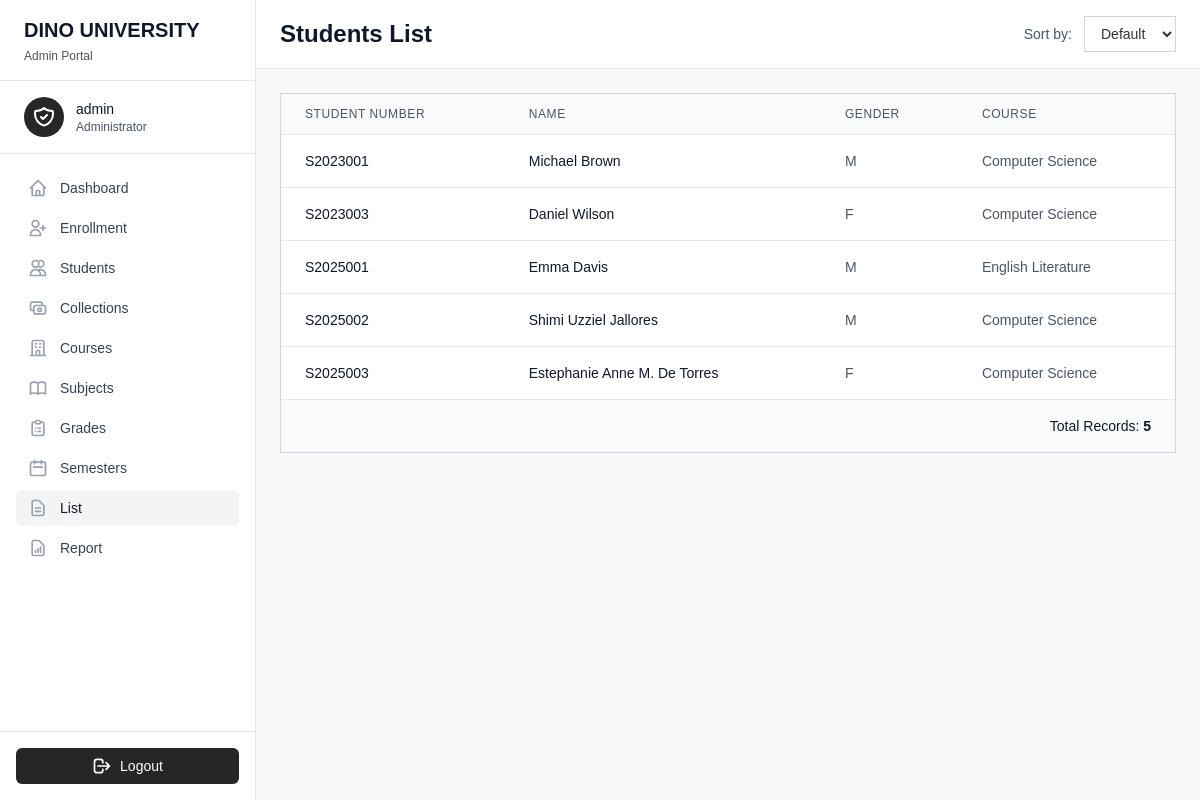
Screenshot of /list.php (signed in) with the database file from the repository.
### tables this page shows
CREATE TABLE IF NOT EXISTS `students` (
  `student_id` int NOT NULL AUTO_INCREMENT,
  `student_number` varchar(50) NOT NULL DEFAULT '0',
  `name` varchar(100) NOT NULL DEFAULT '0',
  `gender` varchar(10) NOT NULL DEFAULT 'Male',
  `course_id` int NOT NULL DEFAULT '0',
  PRIMARY KEY (`student_id`),
  KEY `FK_students_courses` (`course_id`),
  CONSTRAINT `FK_students_courses` FOREIGN KEY (`course_id`) REFERENCES `courses` (`course_id`) ON DELETE CASCADE ON UPDATE CASCADE
);

CREATE TABLE IF NOT EXISTS `courses` (
  `course_id` int NOT NULL AUTO_INCREMENT,
  `code` varchar(50) DEFAULT NULL,
  `name` varchar(100) DEFAULT NULL,
  PRIMARY KEY (`course_id`)
);

### list.php (the view, shortened to what this page needs)
<?php
require('partials/head.php');
$query = "
    select s.student_id, s.student_number, s.name as student_name, s.gender, c.name as course_name
    from students s
    join courses c on s.course_id = c.course_id
";
$stmt = $connection->prepare($query);
$stmt->execute();
$students = $stmt->fetchAll();
?>
<body class="bg-gray-50" x-data="{ sidebarOpen: false }">
    <?php require('partials/admin_sidebar.php'); ?>
    <div class="flex-1 lg:ml-64">
        <div class="bg-white border-b border-gray-200 px-6 py-4">
            <div class="flex items-center justify-between">
                <div class="flex items-center space-x-4">
                    <h1 class="text-2xl font-extrabold text-gray-900">Students List</h1>
                </div>
                <div class="flex items-center space-x-3">
                    <label class="text-sm text-gray-600">Sort by:</label>
                    <select name="sort"
                        @change="window.location.href = `list.php?sort=${$event.target.value}`"
                        class="px-3 py-2 border border-gray-300 bg-white focus:ring-neutral-800 focus:border-neutral-800 text-sm">
                        <option value="">Default</option>
                    </select>
                </div>
            </div>
        </div>
        <div class="p-6">
            <div class="bg-white border border-gray-300">
                <div class="overflow-x-auto">
                    <table class="w-full">
                        <thead class="bg-gray-50 border-b border-gray-200">
                            <tr>
                                <th class="px-6 py-3 text-left text-xs font-medium text-gray-600 uppercase tracking-wider">Student Number</th>
                                <th class="px-6 py-3 text-left text-xs font-medium text-gray-600 uppercase tracking-wider">Name</th>
                                <th class="px-6 py-3 text-left text-xs font-medium text-gray-600 uppercase tracking-wider">Gender</th>
                                <th class="px-6 py-3 text-left text-xs font-medium text-gray-600 uppercase tracking-wider">Course</th>
                            </tr>
                        </thead>
                        <tbody class="divide-y divide-gray-200">
                            <?php if (empty($students)) : ?>
                                <tr>
                                    <td colspan="4" class="px-6 py-12 text-center text-gray-500">
                                        <svg class="w-12 h-12 mx-auto mb-2 text-gray-400" fill="none" stroke="currentColor" viewBox="0 0 24 24">
                                            <path stroke-linecap="round" stroke-linejoin="round" stroke-width="2" d="M12 4.354a4 4 0 110 5.292M15 21H3v-1a6 6 0 0112 0v1zm0 0h6v-1a6 6 0 00-9-5.197M13 7a4 4 0 11-8 0 4 4 0 018 0z"></path>
                                        </svg>
                                        <p class="text-sm">No students found.</p>
                                    </td>
                                </tr>
                            <?php else : ?>
                                <?php foreach ($students as $student) : ?>
                                    <tr class="hover:bg-gray-50">
                                        <td class="px-6 py-4 text-sm font-medium text-gray-900"><?= htmlspecialchars($student['student_number']) ?></td>
                                        <td class="px-6 py-4 text-sm text-gray-900"><?= htmlspecialchars($student['student_name']) ?></td>
                                        <td class="px-6 py-4 text-sm text-gray-600"><?= htmlspecialchars($student['gender']) ?></td>
                                        <td class="px-6 py-4 text-sm text-gray-600"><?= htmlspecialchars($student['course_name']) ?></td>
                                    </tr>
                                <?php endforeach; ?>
                            <?php endif; ?>
                        </tbody>
                        <tfoot class="bg-gray-50 border-t border-gray-200">
                            <tr>
                                <td colspan="4" class="px-6 py-4 text-right text-sm font-medium text-gray-900">
                                    Total Records: <span class="font-extrabold"><?= count($students) ?></span>
                                </td>
                            </tr>
                        </tfoot>
                    </table>
                </div>
            </div>
        </div>
    </div>
</body>
<?php
require('partials/footer.php')
?>

### partials/head.php (style rules this page uses)
html, body { height: 100%; margin: 0; padding: 0; font-family: sans-serif; font-weight: 100; background-color: #f9f9f9; color: #333; box-sizing: border-box; }

### rows the page displays
students: student_number "S2023001", name "Michael Brown", gender "M", course.name "Computer Science"
students: student_number "S2023003", name "Daniel Wilson", gender "F", course.name "Computer Science"
students: student_number "S2025001", name "Emma Davis", gender "M", course.name "English Literature"
students: student_number "S2025002", name "Shimi Uzziel Jallores", gender "M", course.name "Computer Science"
students: student_number "S2025003", name "Estephanie Anne M. De Torres", gender "F", course.name "Computer Science"

### other values shown
$_SESSION['user']['name'] "admin"
count($students) "5"
